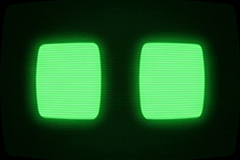
#> input picture animation/assets/idle/001.png, 240 x 160 px; its folder holds only this picture in this run
$ python analyzer.py
#> lines starting #> are read from the running program, lines starting #| are printed output that depends on the picture; after the words box and inside, x2 and y2 are one past the last pixel; in counts of white or black regions, pixels touching at a corner belong together
from __future__ import annotations

import hashlib
import json
from pathlib import Path

import cv2
import numpy as np


# ============================================================
# CONFIGURATION
# ============================================================

BASE_DIRECTORY = Path(__file__).resolve().parent

ASSETS_DIRECTORY = BASE_DIRECTORY / "assets" / "idle"
CACHE_DIRECTORY = BASE_DIRECTORY / "cache"
DEBUG_DIRECTORY = BASE_DIRECTORY / "debug"

CACHE_FILE = CACHE_DIRECTORY / "animation.json"

# Animation timeline.
FPS = 24

# Brightness threshold.
#
# Pixels brighter than this value become part
# of the eye mask.
#
# This is intentionally configurable because
# we will tune it against the real animation.
THRESHOLD = 30

# Ignore very small objects.
MIN_EYE_AREA = 100

# Maximum number of candidate objects.
MAX_CANDIDATES = 10

# Maximum distance used when trying to associate
# an eye with an eye from the previous frame.
MAX_TRACK_DISTANCE = 180


# ============================================================
# UTILITIES
# ============================================================

def calculate_file_hash(path: Path) -> str:
    """
    Calculate SHA-256 hash of a PNG file.

    The hash allows us to detect whether a source
    frame has changed since the previous analysis.
    """

    sha256 = hashlib.sha256()

    with open(path, "rb") as file:

        while True:

            chunk = file.read(1024 * 1024)

            if not chunk:
                break

            sha256.update(chunk)

    return sha256.hexdigest()


# ============================================================
# EYE DETECTION
# ============================================================

def detect_objects(gray: np.ndarray) -> tuple[np.ndarray, list[dict]]:
    """
    Detect bright connected objects in a grayscale image.

    Returns:

        mask
        objects
    """

    # --------------------------------------------------------
    # Convert grayscale image into a binary mask.
    # --------------------------------------------------------

    _, mask = cv2.threshold(
        gray,
        THRESHOLD,
        255,
        cv2.THRESH_BINARY,
    )

    # --------------------------------------------------------
    # Small morphological cleanup.
    #
    # This removes isolated single pixels/noise.
    # --------------------------------------------------------

    kernel = np.ones(
        (3, 3),
        np.uint8,
    )

    mask = cv2.morphologyEx(
        mask,
        cv2.MORPH_OPEN,
        kernel,
    )

    # --------------------------------------------------------
    # Find external contours.
    # --------------------------------------------------------

    contours, _ = cv2.findContours(
        mask,
        cv2.RETR_EXTERNAL,
        cv2.CHAIN_APPROX_SIMPLE,
    )

    objects = []

    for contour in contours:

        area = cv2.contourArea(contour)

        if area < MIN_EYE_AREA:
            continue

        x, y, width, height = cv2.boundingRect(
            contour
        )

        moments = cv2.moments(contour)

        if moments["m00"] != 0:

            center_x = (
                moments["m10"] /
                moments["m00"]
            )

            center_y = (
                moments["m01"] /
                moments["m00"]
            )

        else:

            center_x = x + width / 2
            center_y = y + height / 2

        objects.append(
            {
                "x": int(x),
                "y": int(y),

                "width": int(width),
                "height": int(height),

                "area": float(area),

                "center_x": float(center_x),
                "center_y": float(center_y),

                "contour": contour,
            }
        )

    # --------------------------------------------------------
    # Largest objects first.
    # --------------------------------------------------------

    objects.sort(
        key=lambda obj: obj["area"],
        reverse=True,
    )

    return mask, objects[:MAX_CANDIDATES]


# ============================================================
# EYE MATCHING
# ============================================================

# [18 lines left out: function distance, not called in this run]


def classify_eyes(
    objects: list[dict],
    previous: dict | None,
) -> tuple[dict | None, dict | None]:
    """
    Determine which detected objects correspond
    to the left and right eye.

    The analyzer supports:

        0 eyes
        1 eye
        2 eyes
    """

    if not objects:

        return None, None

    # --------------------------------------------------------
    # No previous frame.
    #
    # Use horizontal position.
    # --------------------------------------------------------

    if previous is None:

        objects = sorted(
            objects,
            key=lambda obj: obj["center_x"],
        )

        if len(objects) == 1:

            # We cannot know with certainty whether
            # this is left or right.
            #
            # Use the center of the screen as reference.

            if objects[0]["center_x"] < 240:

                return objects[0], None

            return None, objects[0]

        return objects[0], objects[1]

    previous_left = previous.get(
        "left_eye"
    )

    previous_right = previous.get(
        "right_eye"
    )

    # --------------------------------------------------------
    # One detected object.
    #
    # Try to match it to the previous left/right eye.
    # --------------------------------------------------------

    if len(objects) == 1:

        current = objects[0]

        candidates = []

        if previous_left is not None:

            candidates.append(
                (
                    distance(
                        current,
                        previous_left,
                    ),
                    "left",
                )
            )

        if previous_right is not None:

            candidates.append(
                (
                    distance(
                        current,
                        previous_right,
                    ),
                    "right",
                )
            )

        if candidates:

            candidates.sort(
                key=lambda item: item[0]
            )

            best_distance, side = candidates[0]

            if best_distance <= MAX_TRACK_DISTANCE:

                if side == "left":

                    return current, None

                return None, current

        # ----------------------------------------------------
        # Tracking failed.
        #
        # Fall back to screen position.
        # ----------------------------------------------------

        if current["center_x"] < 240:

            return current, None

        return None, current

    # --------------------------------------------------------
    # Two or more objects.
    #
    # Find the best left/right combination.
    # --------------------------------------------------------

    best_pair = None
    best_score = float("inf")

    for left in objects:

        for right in objects:

            if left is right:
                continue

            if left["center_x"] >= right["center_x"]:
                continue

            score = 0.0

            # ------------------------------------------------
            # Prefer previous eye positions.
            # ------------------------------------------------

            if previous_left is not None:

                score += distance(
                    left,
                    previous_left,
                )

            else:

                score += abs(
                    left["center_x"] - 120
                )

            if previous_right is not None:

                score += distance(
                    right,
                    previous_right,
                )

            else:

                score += abs(
                    right["center_x"] - 360
                )

            if score < best_score:

                best_score = score

                best_pair = (
                    left,
                    right,
                )

    if best_pair is not None:

        return best_pair

    return objects[0], objects[1]


# ============================================================
# CONTOUR SERIALIZATION
# ============================================================

def normalize_contour(
    contour: np.ndarray,
    x: int,
    y: int,
    width: int,
    height: int,
) -> list[list[float]]:
    """
    Convert contour coordinates into normalized
    0..1 coordinates relative to the eye bounding box.

    This makes the shape independent of its size.
    """

    if width <= 0 or height <= 0:

        return []

    points = []

    for point in contour:

        px = float(point[0][0])
        py = float(point[0][1])

        nx = (
            px - x
        ) / width

        ny = (
            py - y
        ) / height

        points.append(
            [
                round(nx, 5),
                round(ny, 5),
            ]
        )

    return points


# ============================================================
# EYE SERIALIZATION
# ============================================================

def serialize_eye(
    eye: dict | None,
) -> dict | None:

    if eye is None:

        return None

    contour = eye["contour"]

    shape = normalize_contour(
        contour,
        eye["x"],
        eye["y"],
        eye["width"],
        eye["height"],
    )

    return {
        "visible": True,

        "x": eye["x"],
        "y": eye["y"],

        "width": eye["width"],
        "height": eye["height"],

        "center_x": round(
            eye["center_x"],
            3,
        ),

        "center_y": round(
            eye["center_y"],
            3,
        ),

        "area": round(
            eye["area"],
            3,
        ),

        "shape": shape,
    }


# ============================================================
# MOTION
# ============================================================

def calculate_motion(
    current: dict | None,
    previous: dict | None,
) -> dict:

    if current is None:

        return {
            "visible": False,
        }

    if previous is None:

        return {
            "visible": True,

            "dx": 0.0,
            "dy": 0.0,

            "dwidth": 0.0,
            "dheight": 0.0,

            "velocity_x": 0.0,
            "velocity_y": 0.0,
        }

    dt = 1.0 / FPS

    dx = (
        current["center_x"] -
        previous["center_x"]
    )

    dy = (
        current["center_y"] -
        previous["center_y"]
    )

    dwidth = (
        current["width"] -
        previous["width"]
    )

    dheight = (
        current["height"] -
        previous["height"]
    )

    return {
        "visible": True,

        "dx": round(dx, 3),
        "dy": round(dy, 3),

        "dwidth": round(
            dwidth,
            3,
        ),

        "dheight": round(
            dheight,
            3,
        ),

        "velocity_x": round(
            dx / dt,
            3,
        ),

        "velocity_y": round(
            dy / dt,
            3,
        ),
    }


# ============================================================
# FRAME ANALYZER
# ============================================================

def analyze_frame(
    image_path: Path,
    previous: dict | None,
    debug: bool = True,
) -> dict:

    # --------------------------------------------------------
    # Read image.
    # --------------------------------------------------------

    image = cv2.imread(
        str(image_path),
        cv2.IMREAD_GRAYSCALE,
    )

    if image is None:

        raise RuntimeError(
            f"Could not read {image_path}"
        )

    height, width = image.shape

    # --------------------------------------------------------
    # Detect bright objects.
    # --------------------------------------------------------

    mask, objects = detect_objects(
        image
    )

    # --------------------------------------------------------
    # Determine left/right eye.
    # --------------------------------------------------------

    left_eye_raw, right_eye_raw = classify_eyes(
        objects,
        previous,
    )

    # --------------------------------------------------------
    # Serialize eye data.
    # --------------------------------------------------------

    left_eye = serialize_eye(
        left_eye_raw
    )

    right_eye = serialize_eye(
        right_eye_raw
    )

    # --------------------------------------------------------
    # Motion.
    # --------------------------------------------------------

    left_motion = calculate_motion(
        left_eye,
        None
        if previous is None
        else previous.get("left_eye"),
    )

    right_motion = calculate_motion(
        right_eye,
        None
        if previous is None
        else previous.get("right_eye"),
    )

    result = {
        "width": width,
        "height": height,

        "left_eye": left_eye,
        "right_eye": right_eye,

        "motion": {
            "left": left_motion,
            "right": right_motion,
        },
    }

    # --------------------------------------------------------
    # Debug visualization.
    # --------------------------------------------------------

    if debug:

        debug_image = cv2.cvtColor(
            image,
            cv2.COLOR_GRAY2BGR,
        )

        # Draw every detected object.

        for index, obj in enumerate(objects):

            x = obj["x"]
            y = obj["y"]

            w = obj["width"]
            h = obj["height"]

            cv2.rectangle(
                debug_image,
                (x, y),
                (x + w, y + h),
                (100, 100, 100),
                1,
            )

            cv2.putText(
                debug_image,
                str(index),
                (x, max(15, y - 4)),
                cv2.FONT_HERSHEY_SIMPLEX,
                0.5,
                (150, 150, 150),
                1,
                cv2.LINE_AA,
            )

        # ----------------------------------------------------
        # Draw LEFT eye.
        # ----------------------------------------------------

        if left_eye is not None:

            x = left_eye["x"]
            y = left_eye["y"]

            w = left_eye["width"]
            h = left_eye["height"]

            cv2.rectangle(
                debug_image,
                (x, y),
                (x + w, y + h),
                (0, 0, 255),
                2,
            )

            cv2.putText(
                debug_image,
                "LEFT",
                (x, max(20, y - 8)),
                cv2.FONT_HERSHEY_SIMPLEX,
                0.6,
                (0, 0, 255),
                2,
                cv2.LINE_AA,
            )

        # ----------------------------------------------------
        # Draw RIGHT eye.
        # ----------------------------------------------------

        if right_eye is not None:

            x = right_eye["x"]
            y = right_eye["y"]

            w = right_eye["width"]
            h = right_eye["height"]

            cv2.rectangle(
                debug_image,
                (x, y),
                (x + w, y + h),
                (0, 255, 0),
                2,
            )

            cv2.putText(
                debug_image,
                "RIGHT",
                (x, max(20, y - 8)),
                cv2.FONT_HERSHEY_SIMPLEX,
                0.6,
                (0, 255, 0),
                2,
                cv2.LINE_AA,
            )

        DEBUG_DIRECTORY.mkdir(
            exist_ok=True
        )

        debug_path = (
            DEBUG_DIRECTORY /
            f"{image_path.stem}_debug.png"
        )

        mask_path = (
            DEBUG_DIRECTORY /
            f"{image_path.stem}_mask.png"
        )

        cv2.imwrite(
            str(debug_path),
            debug_image,
        )

        cv2.imwrite(
            str(mask_path),
            mask,
        )

    return result


# ============================================================
# MAIN
# ============================================================

def main():

    image_paths = sorted(
        ASSETS_DIRECTORY.glob("*.png")
    )

    if not image_paths:

        print(
            f"No PNG files found in "
            f"{ASSETS_DIRECTORY}"
        )

        return

    CACHE_DIRECTORY.mkdir(
        exist_ok=True
    )

    print()
    print("Animation Analyzer")
    print("==================")
    print()

    print(
        f"Frames:   {len(image_paths)}"
    )

    print(
        f"FPS:      {FPS}"
    )

    print(
        f"Threshold: {THRESHOLD}"
    )

    print()

    frames = []

    previous = None

    for index, image_path in enumerate(
        image_paths
    ):

        print(
            f"[{index + 1:03d}/{len(image_paths):03d}] "
            f"{image_path.name}"
        )

        source_hash = calculate_file_hash(
            image_path
        )

        data = analyze_frame(
            image_path,
            previous,
        )
#> in analyze_frame, `image = cv2.imread( str(image_path), cv2.IMREAD_GRAYSCALE, )`:
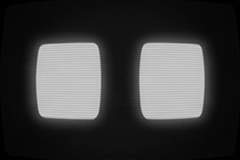
#> image: shape (160, 240); min 0, max 207, mean 61.8
#> in detect_objects, `_, mask = cv2.threshold( gray, THRESHOLD, 255, cv2.THRESH_BINARY, )`:
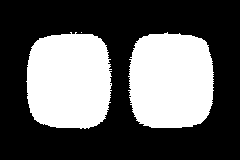
#> mask: shape (160, 240); 37.2% white; 3 white regions (1 under 20 px), largest, box (x1, y1, x2, y2) and area: (128, 32, 214, 128) 7141, (26, 32, 112, 129) 7137
#> in detect_objects, `mask = cv2.morphologyEx( mask, cv2.MORPH_OPEN, kernel, )`:
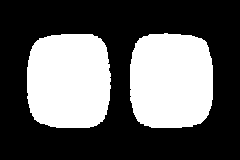
#> mask: shape (160, 240); 36.9% white; 2 white regions
#> in detect_objects, `contours, _ = cv2.findContours( mask, cv2.RETR_EXTERNAL, cv2.CHAIN_APP..`: contours = 2 contours; box (x1, y1, x2, y2) and area: (130, 33, 213, 128) 6940, (27, 34, 111, 128) 6936
#> the loop in detect_objects, `for contour in contours: ` made 2 passes
#> (area, x, y, width, height, center_x, center_y) on passes 1 to 2: (6935.5, 27, 34, 84, 94, 68.56, 80.52), (6939.5, 130, 33, 83, 95, 170.8, 80.39)
#> (the rest of the program and of its run is left out)
